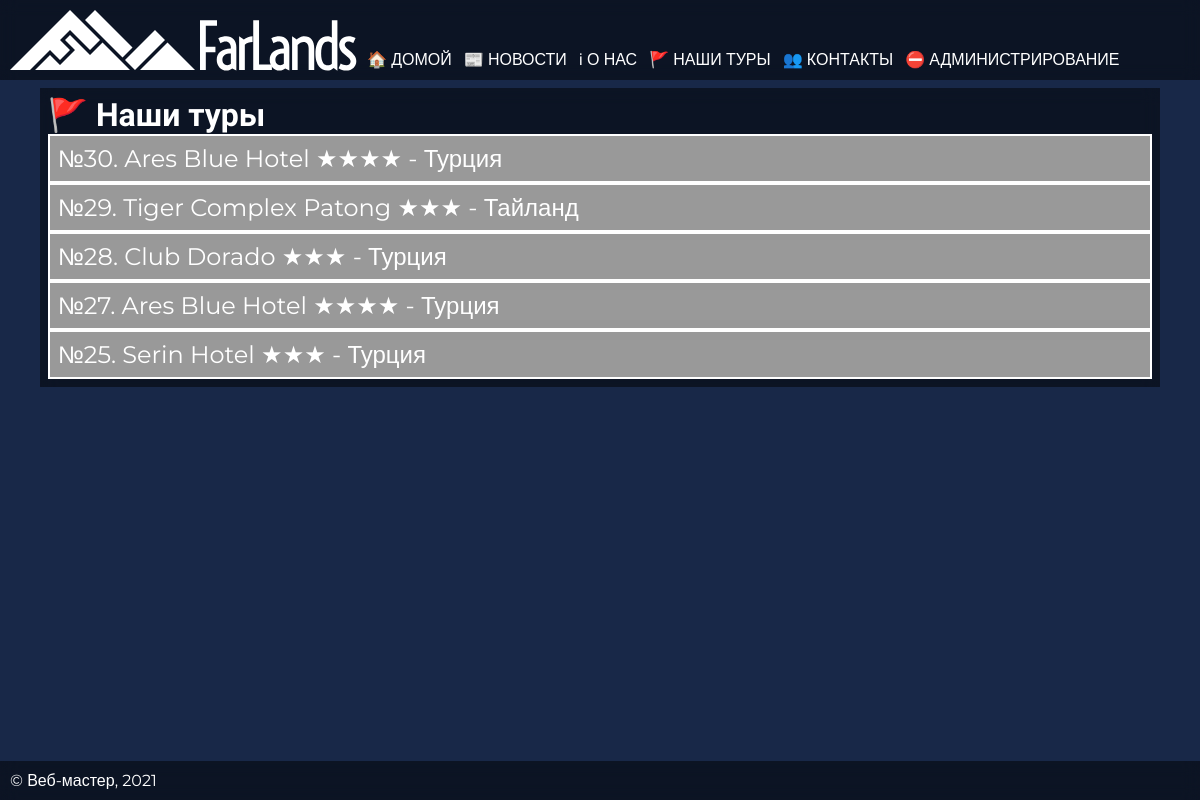
The page /?id=tours on the database its author committed.
### tables this page shows
CREATE TABLE `orders` (
  `id` int(11) UNSIGNED NOT NULL,
  `employeeID` smallint(6) UNSIGNED DEFAULT NULL,
  `customerID` int(11) UNSIGNED DEFAULT NULL,
  `discountPercentage` tinyint(3) UNSIGNED NOT NULL,
  `price` decimal(15,2) NOT NULL,
  `requestDate` date NOT NULL,
  `departDate` date DEFAULT NULL,
  `qtyAdults` tinyint(3) UNSIGNED NOT NULL,
  `qtyChildren` tinyint(3) UNSIGNED NOT NULL,
  `days` int(11) NOT NULL,
  `nights` int(11) NOT NULL
);

CREATE TABLE `hotels` (
  `id` int(11) UNSIGNED NOT NULL,
  `name` varchar(50) NOT NULL,
  `class` varchar(5) NOT NULL,
  `boardBasisID` tinyint(3) UNSIGNED NOT NULL,
  `countryID` tinyint(3) UNSIGNED DEFAULT NULL,
  `imgLink` varchar(255) DEFAULT NULL
);

CREATE TABLE `countries` (
  `id` tinyint(3) UNSIGNED NOT NULL,
  `name` varchar(50) NOT NULL
);

### tours.php (the view, shortened to what this page needs)
<?php
	include 'dbConfig.php';
	$sql= "SELECT o.id, CONCAT(e.surname,' ',LEFT(e.name,1),'.',LEFT(e.patronymic,1),'.') as employee,
	CONCAT(cst.surname,' ',LEFT(cst.name,1),'.',LEFT(cst.patronymic,1),'.') as customer,
	o.price, o.discountPercentage, o.requestDate, o.departDate,
	o.qtyAdults, o.qtyChildren, o.days, o.nights, od.hotelID, h.imgLink, h.name as hotelName, h.class as hotelClass, b.name as bbName, b.abbreviation as bbAbbr, cnt.name as country, dc.name as departCity
	FROM orders o, orderdetails od, employees e, customers cst, hotels h, boardbasis b, countries cnt, departurecities dc
	WHERE o.id = od.id AND o.employeeID = e.id AND o.customerID = cst.id AND od.hotelID = h.id AND b.id = h.boardBasisID AND cnt.id = h.countryID AND dc.id = od.departCityID
	ORDER BY o.id DESC LIMIT 5;";
	$res=mysqli_query($link,$sql) or die(mysqli_error($link));
	while($row=mysqli_fetch_assoc($res)){
		$id=$row['id'];
		$hotelName=$row['hotelName'];
		$hotelClass=intval($row['hotelClass']);
		$country=$row['country'];
		echo "<button class='accordion'>№$id. $hotelName ";
		if ($hotelClass <> '') {
		for ($i = 1; $i <= $hotelClass; $i++) {
			echo '★';
		}
		}
		echo "- $country</button>";
	}
?>

### style.css (style rules this page uses)
body { font-family: Montserrat, Arial, sans-serif; font-weight: 400; background-color: #182848; background-image: url("../img/back.jpg"); background-attachment: fixed; color: white; background-size: cover; background-repeat: no-repeat; margin: 0; overflow-x: hidden; }
.accordion { background-color: #999; color: white; border: 2px solid white; cursor: pointer; font-family: inherit; font-size: 1.5em; padding: 8px; width: 100%; text-align: left; border-radius: 0; outline: none; }

### rows shown on the page
orders: id "30", hotels.name "Ares Blue Hotel", countries.name "Турция"
orders: id "29", hotels.name "Tiger Complex Patong", countries.name "Тайланд"
orders: id "28", hotels.name "Club Dorado", countries.name "Турция"
orders: id "27", hotels.name "Ares Blue Hotel", countries.name "Турция"
orders: id "25", hotels.name "Serin Hotel", countries.name "Турция"

### other values the page prints
$menuItem['link'] "🏠 ДОМОЙ"
$menuItem['link'] "📰 НОВОСТИ"
$menuItem['link'] "ℹ О НАС"
$menuItem['link'] "🚩 НАШИ ТУРЫ"
$menuItem['link'] "👥 КОНТАКТЫ"
$menuItem['link'] "⛔ АДМИНИСТРИРОВАНИЕ"
$header "🚩 Наши туры"
COPYRIGHT "Веб-мастер"
$year "2021"
